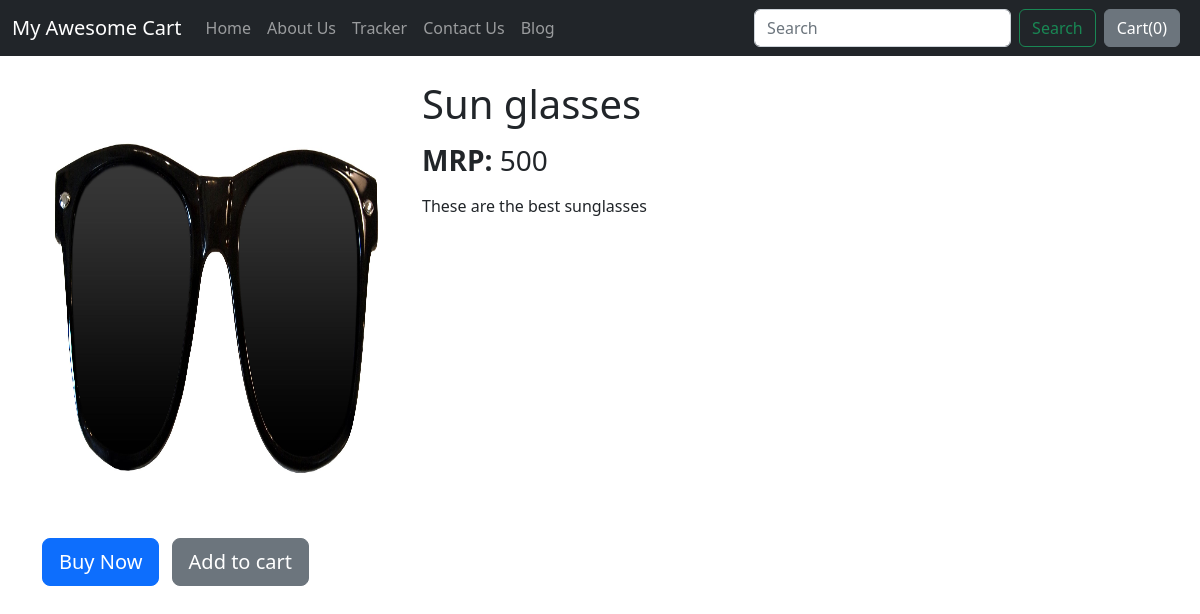
The page /shop/productView/2 on the database its author committed.
### shop/models.py (models this page shows, shortened)
class Porduct(models.Model):
    product_id = models.AutoField
    product_name = models.CharField(max_length=50)
    category = models.CharField(max_length=50, default="")
    subcategory = models.CharField(max_length=50, default="")
    price = models.IntegerField(default=0)
    desc = models.CharField(max_length=300)
    pub_date = models.DateField()
    image = models.ImageField(upload_to="shop/images", default="")

### shop/views.py (the view)
# urls.py: path("productView/<int:myid>", views.prodView, name="ProductView"),
def prodView(request, myid):
    product = Porduct.objects.filter(id=myid)
    return render(request, 'shop/prodView.html',
                  {'product': product[0]})

### shop/templates/shop/prodView.html (shortened to what this page needs)
{% extends 'shop/basic.html' %}
{% block body %}
<div class="container my-4">
    <div class="row">
    <div class="col-md-4">
    <div class="row">
        <Img src="/media/{{product.image}}" width="233px" height="450px">
    </div>
        <div class="row ">
        <div class="col-center">
             <button type="button" class="btn btn-primary btn-lg my-2 ">Buy Now</button>
            <button type="button" class="btn btn-secondary btn-lg my-2 mx-2">Add to cart</button>
         </div>
        </div>
    </div>
    <div class="col-md-8">
        <h1> {{product.product_name}}</h1>
        <p> <h3><b> MRP:</b> {{product.price}}</h3></p>
        <p> {{product.desc}}</p>
    </div>
    </div>
</div>
{% endblock %}

### rows shown on the page
Porduct: image (picture), product_name "Sun glasses", price "500", desc "These are the best sunglasses"
